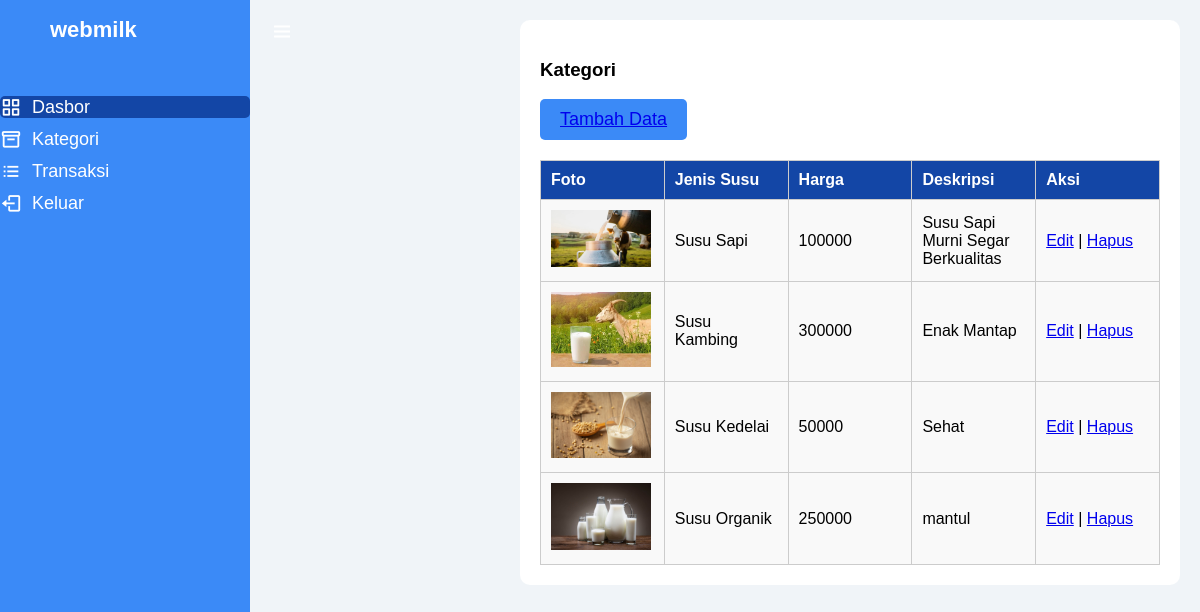
The app's page /categories/categories.php (signed in) with its own data.
### tables this page shows
CREATE TABLE `tb_categories` (
  `id` int NOT NULL,
  `photo` varchar(50) NOT NULL,
  `categories` varchar(50) NOT NULL,
  `price` int NOT NULL,
  `description` text NOT NULL
);

### categories/categories.php (the view, shortened to what this page needs)
<?php
include '../koneksi.php';
$sql = "SELECT * FROM tb_categories";
$result = mysqli_query($koneksi, $sql);
?>
<!DOCTYPE html>
<html lang="id" dir="ltr">
<head>
    <link rel="stylesheet" href="../css/admin.css" />
    <link href="https://unpkg.com/boxicons@2.0.7/css/boxicons.min.css" rel="stylesheet" />
</head>
<body>
    <div class="sidebar">
        <div class="logo-details">
            <span class="logo_name">webmilk</span>
        </div>
        <ul class="nav-links">
            <li>
                <a href="../admin.php" class="active">
                    <i class="bx bx-grid-alt"></i>
                    <span class="links_name">Dasbor</span>
                </a>
            </li>
            <li>
                <a href="categories.php">
                    <i class="bx bx-box"></i>
                    <span class="links_name">Kategori</span>
                </a>
            </li>
            <li>
                <a href="../transaction/transaction.php">
                    <i class="bx bx-list-ul"></i>
                    <span class="links_name">Transaksi</span>
                </a>
            </li>
            <li>
                <a href="../logout.php">
                    <i class="bx bx-log-out"></i>
                    <span class="links_name">Keluar</span>
                </a>
            </li>
        </ul>
    </div>
    <section class="home-section">
        <nav>
            <div class="sidebar-button">
                <i class="bx bx-menu sidebarBtn"></i>
            </div>
            <div class="profile-details">
                <span class="admin_name">webmilk: Penjualan Susu</span>
            </div>
        </nav>
        <div class="home-content">
            <h3>Kategori</h3>
            <button type="button" class="btn btn-tambah">
                <a href="categories-entry.php">Tambah Data</a>
            </button>
            <table class="table-data">
                <thead>
                    <tr>
                        <th scope="col" style="width: 20%">Foto</th>
                        <th scope="col" style="width: 20%">Jenis Susu</th>
                        <th scope="col" style="width: 20%">Harga</th>
                        <th scope="col" style="width: 20%">Deskripsi</th>
                        <th scope="col" style="width: 20%">Aksi</th>
                    </tr>
                </thead>
                <tbody>
                    <?php while ($row = mysqli_fetch_assoc($result)) { ?>
                    <tr>
                        <td>
                            <img src="../img_categories/<?= $row['photo'] ?>" alt="<?= $row['categories'] ?>"
                                width="100px">
                        </td>
                        <td><?= $row['categories'] ?></td>
                        <td><?= $row['price'] ?></td>
                        <td><?= $row['description'] ?></td>
                        <td><a href="categories-edit.php?id=<?= $row['id'] ?>">Edit</a> | <a
                                href="categories-hapus.php?id=<?= $row['id'] ?>"
                                onclick="return confirm('Yakin ingin menghapus data ini?')">Hapus</a></td>
                    </tr>
                    <?php } ?>
                </tbody>
            </table>
        </div>
    </section>
</body>
</html>

### css/admin.css (style rules this page uses)
body { font-family: Arial, sans-serif; margin: 0; padding: 0; background-color: #f0f4f8; }
.sidebar { position: fixed; top: 0; left: 0; width: 250px; height: 100%; background-color: #3b8af7; transition: all 0.3s ease; z-index: 999; overflow-y: auto; }
.logo-details { display: flex; height: 60px; align-items: center; padding: 0 50px; color: #fff; font-weight: 700; font-size: 20px; }
.logo-details .logo_name { font-size: 22px; }
.nav-links { padding: 20px 0; list-style: none; }
.nav-links li { margin-bottom: 10px; }
.nav-links a { display: flex; align-items: center; text-decoration: none; color: #fff; transition: all 0.3s ease; }
.nav-links a.active, .nav-links a:hover { background-color: #1346a6; border-radius: 5px; }
.nav-links a i { font-size: 22px; margin-right: 10px; }
.nav-links .links_name { font-size: 18px; }
.home-section { position: relative; margin-left: 250px; padding: 20px 20px 20px 270px; }
.sidebar-button { position: absolute; top: 20px; left: 20px; font-size: 24px; cursor: pointer; color: #fff; z-index: 999; }
.profile-details { position: absolute; top: 20px; right: 20px; font-size: 18px; color: #fff; }
.home-content { background-color: #fff; padding: 20px; border-radius: 10px; }
.table-data { width: 100%; border-collapse: collapse; margin-top: 20px; }
.table-data th, .table-data td { border: 1px solid #ccc; padding: 10px; text-align: left; }
.table-data th { background-color: #1346a6; color: #fff; }
.table-data td { background-color: #f9f9f9; }
.btn-tambah { background-color: #3b8af7; color: #fff; padding: 10px 20px; border: none; border-radius: 5px; cursor: pointer; font-size: 18px; text-decoration: none; transition: background-color 0.3s ease; }

### records on screen
tb_categories: photo (picture), categories "Susu Sapi", price "100000", description "Susu Sapi Murni Segar Berkualitas"
tb_categories: photo (picture), categories "Susu Kambing", price "300000", description "Enak Mantap"
tb_categories: photo (picture), categories "Susu Kedelai", price "50000", description "Sehat"
tb_categories: photo (picture), categories "Susu Organik", price "250000", description "mantul"
